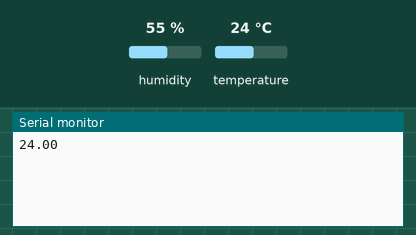
Simulated run of this sketch. Board: Arduino Uno, built with avr-gcc and run on an emulated ATmega328P. Shown: the last lines printed to the serial monitor. Inputs (shaded band) come from the test bench; at power-on: temperature 24 °C, humidity 55 %.

Above: at 3.8 s.
3.9 s: temperature set to 12 °C
At 7.1 s:
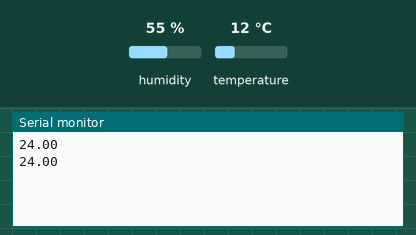
7.8 s: temperature set to 19 °C
At 10.3 s:
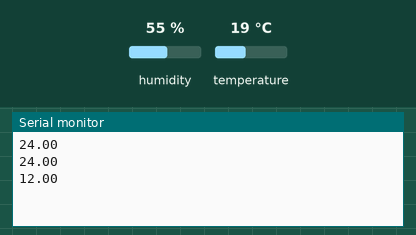
Timing chart, 0 to 11.8 s (numbered marks = the images above; inputs shaded):
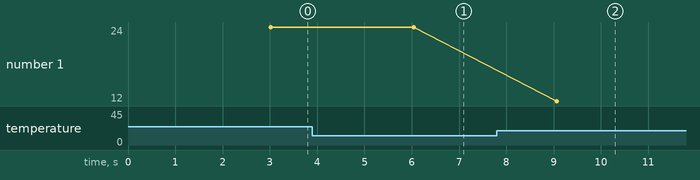

Measured:
- plotted number 1: 24 → 19 after the input at 7.8 s

The sketch:

sketch_jun26c.ino
```cpp
#include <DHT.h>
#include <DHT_U.h>

const int DHTPIN = 2;       // Define the digital pin in which the DHT11 is connected to.
const int DHTTYPE = DHT11;  // Define the type of DHT Sensor.

DHT dht(DHTPIN, DHTTYPE); // Define the DHT parameter to Initialize DHT sensor.


void setup() {
  Serial.begin(9600);
  dht.begin();         // Initialize the Serial Communication and the DHT Sensor.
}

void loop() {
  float t = dht.readTemperature(); // Read Temperature as Celsius (default)
  delay(3000);
  Serial.println(t);               // Return Temperature
}
```
